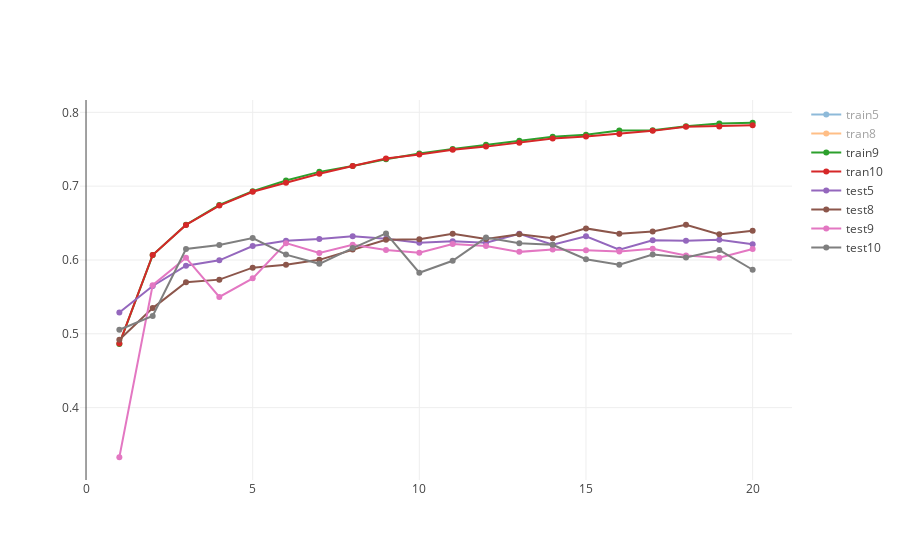

Write notebook code for a chart like this one.
### Markdown cell above
**พล็อตกราฟประวัติการฝึกของตัวแบบ 5, 8, 9 และ 10 และตอบคำถามในควิซที่ตามมา**

### Code cell
# [Your Work]
# [Your Work]
iplot([train_acc_trace5, train_acc_trace8,train_acc_trace9, train_acc_trace10,
       test_acc_trace5, test_acc_trace8,  test_acc_trace9, test_acc_trace10 ])

### Figure 1 — Plotly figure (JSON) as saved in the notebook; plotly's stock layout.template omitted (floating-point values rounded to 4 significant figures)
{"data": [{"mode": "lines+markers", "name": "train5", "type": "scatter", "uid": "018ca1a7-2312-4c29-bbe2-af31968a7fe8", "visible": "legendonly", "x": [1, 2, 3, 4, 5, 6, 7, 8, 9, 10, 11, 12, 13, 14, 15, 16, 17, 18, 19, 20], "y": [0.446, 0.5481, 0.5927, 0.6213, 0.6426, 0.6575, 0.6733, 0.6808, 0.6921, 0.7013, 0.7087, 0.7153, 0.7209, 0.7266, 0.7319, 0.7359, 0.7411, 0.7445, 0.7478, 0.7529]}, {"mode": "lines+markers", "name": "tran8", "type": "scatter", "uid": "e5ccd79f-6eae-4f73-91d7-0bea6f66c668", "visible": "legendonly", "x": [1, 2, 3, 4, 5, 6, 7, 8, 9, 10, 11, 12, 13, 14, 15, 16, 17, 18, 19, 20], "y": [0.4181, 0.5276, 0.5683, 0.5916, 0.6097, 0.6247, 0.636, 0.6507, 0.6589, 0.6663, 0.6743, 0.6798, 0.6838, 0.6906, 0.6938, 0.7007, 0.7038, 0.7107, 0.7114, 0.7184]}, {"mode": "lines+markers", "name": "train9", "type": "scatter", "uid": "5a336318-5a88-4acf-9cf6-4643dce3dbd6", "visible": true, "x": [1, 2, 3, 4, 5, 6, 7, 8, 9, 10, 11, 12, 13, 14, 15, 16, 17, 18, 19, 20], "y": [0.4863, 0.6066, 0.6478, 0.6745, 0.6931, 0.7076, 0.7194, 0.7274, 0.7366, 0.7444, 0.7505, 0.7559, 0.7616, 0.767, 0.7696, 0.7754, 0.7758, 0.7813, 0.785, 0.7859]}, {"mode": "lines+markers", "name": "tran10", "type": "scatter", "uid": "ee54d013-de6a-41e9-8452-42e31b9a4571", "visible": true, "x": [1, 2, 3, 4, 5, 6, 7, 8, 9, 10, 11, 12, 13, 14, 15, 16, 17, 18, 19, 20], "y": [0.4868, 0.6068, 0.6475, 0.6737, 0.6924, 0.7046, 0.7168, 0.7274, 0.7375, 0.7428, 0.7493, 0.7536, 0.7587, 0.7647, 0.7674, 0.7708, 0.7749, 0.7804, 0.7809, 0.7824]}, {"mode": "lines+markers", "name": "test5", "type": "scatter", "uid": "a2c514cb-4c4b-4f2d-a60a-78cdfd759f46", "visible": true, "x": [1, 2, 3, 4, 5, 6, 7, 8, 9, 10, 11, 12, 13, 14, 15, 16, 17, 18, 19, 20], "y": [0.5289, 0.5648, 0.5923, 0.5995, 0.6189, 0.6259, 0.6284, 0.6322, 0.6289, 0.6235, 0.6253, 0.6235, 0.6355, 0.6208, 0.6321, 0.6139, 0.6267, 0.6262, 0.6273, 0.6214]}, {"mode": "lines+markers", "name": "test8", "type": "scatter", "uid": "a7d57afc-99b3-45e4-9450-024e85957f8a", "visible": true, "x": [1, 2, 3, 4, 5, 6, 7, 8, 9, 10, 11, 12, 13, 14, 15, 16, 17, 18, 19, 20], "y": [0.4921, 0.5348, 0.5699, 0.5734, 0.5896, 0.5935, 0.6002, 0.6142, 0.6274, 0.6281, 0.6355, 0.6283, 0.6349, 0.6295, 0.6428, 0.6357, 0.6385, 0.6477, 0.6347, 0.6396]}, {"mode": "lines+markers", "name": "test9", "type": "scatter", "uid": "2152116e-f0b9-4f98-8b9c-8dd29a43083d", "visible": true, "x": [1, 2, 3, 4, 5, 6, 7, 8, 9, 10, 11, 12, 13, 14, 15, 16, 17, 18, 19, 20], "y": [0.3328, 0.5659, 0.603, 0.55, 0.5751, 0.6228, 0.6095, 0.6207, 0.6136, 0.6098, 0.6217, 0.6189, 0.611, 0.6141, 0.6133, 0.6114, 0.6151, 0.606, 0.6031, 0.615]}, {"mode": "lines+markers", "name": "test10", "type": "scatter", "uid": "f781c24d-f165-4738-a460-6d7d675501a2", "visible": true, "x": [1, 2, 3, 4, 5, 6, 7, 8, 9, 10, 11, 12, 13, 14, 15, 16, 17, 18, 19, 20], "y": [0.5055, 0.5242, 0.6149, 0.6202, 0.6298, 0.6073, 0.5948, 0.6161, 0.636, 0.5827, 0.599, 0.6303, 0.6227, 0.6206, 0.601, 0.5936, 0.6074, 0.6034, 0.6135, 0.5868]}], "layout": {"autosize": true, "xaxis": {"autorange": true, "range": [-0.2052, 21.21], "type": "linear"}, "yaxis": {"autorange": true, "range": [0.2954, 0.8233], "type": "linear"}}}
